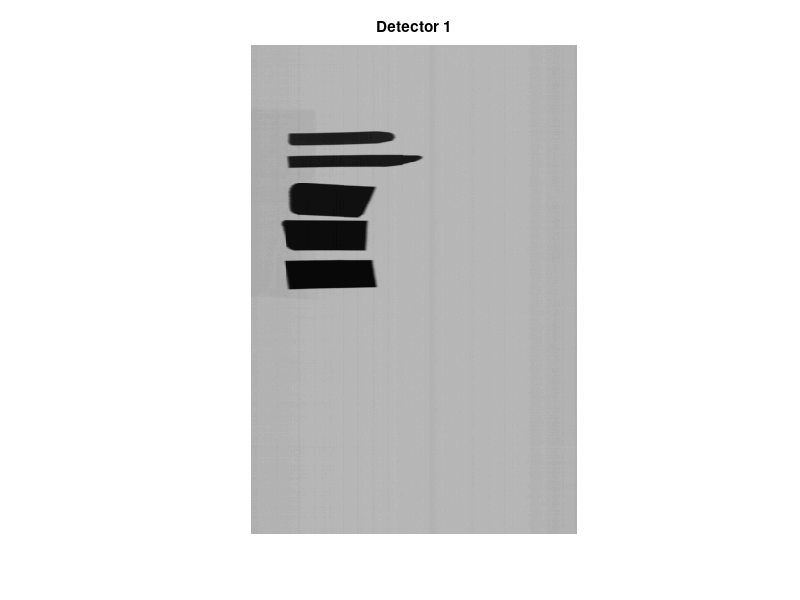
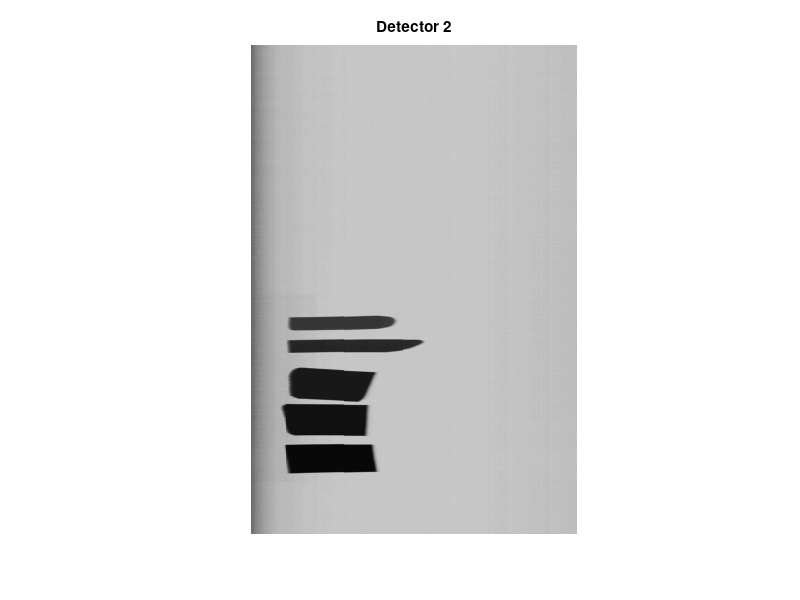
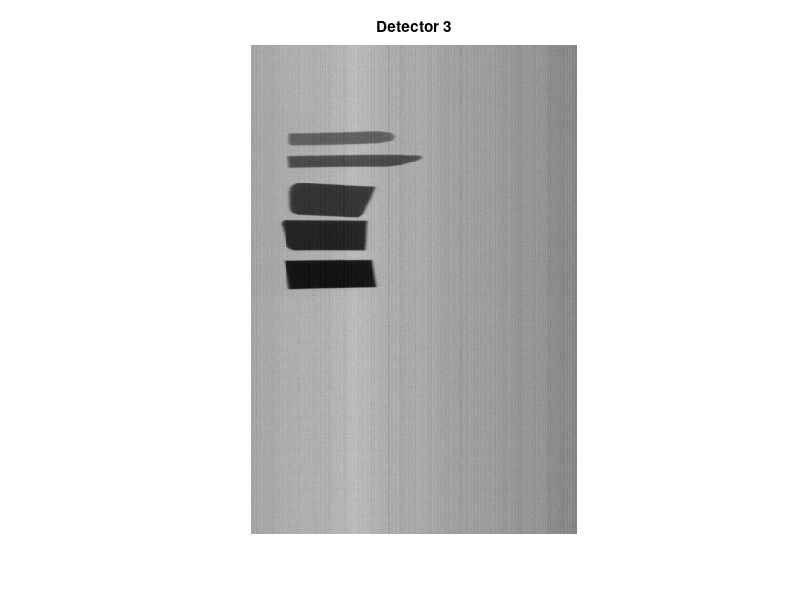
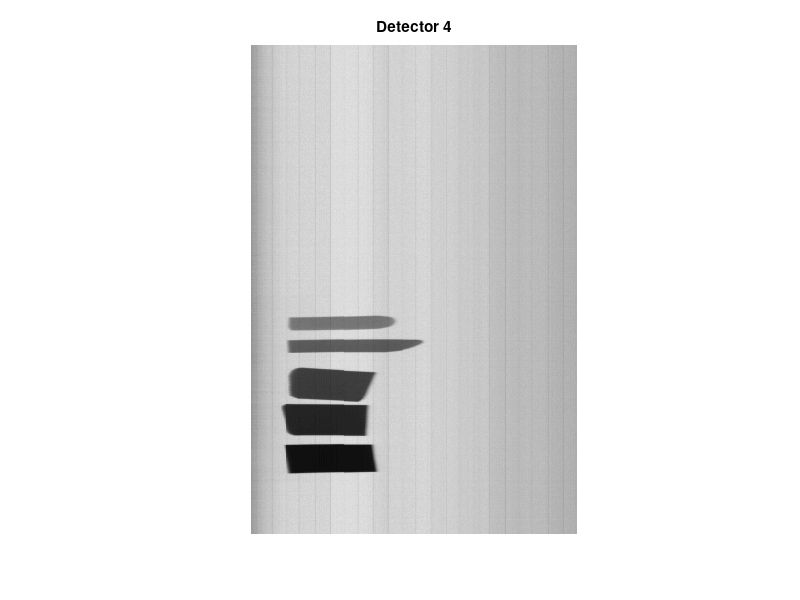

Source code (MATLAB) for these figures, in order:
% 02.05.2026
%
% Concatenate arrays
%
% Pb
% a1_d4u.m --> A40
% a1_d2u.m --> A20
% a1_d1u.m --> A10
% a1_d3u.m --> A30
%
% A = cat(2, A10, A20, A30, A40);
% A16 = uint16(round(A*65535));
% imwrite(A16, 'a1.tif');
%



close all
clear all


% Detector 1

A1 = load('a1_d1u.mat'); % 512 x 342
A10 = A1.RD1;

k1 = 3;
figure(k1), imshow(A10);
figure(k1), title('Detector 1');




clear A1 A2

% Detector 2

A1 = load('a1_d2u.mat');  % 512 x 342
A20 = A1.RD1;

k1 = 6;
figure(k1), imshow(A20);
figure(k1), title('Detector 2');




clear A1 A2

% Detector 3

A1 = load('a1_d3u.mat');  % 512 x 342
A30 = A1.RD1;

k1 = 9;
figure(k1), imshow(A30);
figure(k1), title('Detector 3');




clear A1 A2

% Detector 4

A1 = load('a1_d4u.mat');  % 512 x 342
A40 = A1.RD1;

k1 = 12;
figure(k1), imshow(A40);
figure(k1), title('Detector 4');




A = cat(2, A10, A20, A30, A40);  % 512 x 4*342

k1 = 13;
figure(k1), imshow(A);

A16 = uint16(round(A*65535));
%imwrite(A16, 'a1.tif');
